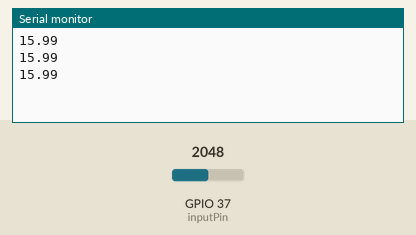
Bench run of a sketch on a simulated ESP32. On the bench: the last lines printed to the serial monitor. The inputs (shaded band) are chosen by the test bench; at power-on: GPIO 37 (inputPin) = 2048.

Above: at 1.3 s.
1.4 s: GPIO 37 (inputPin) set to 2866
At 1.9 s:
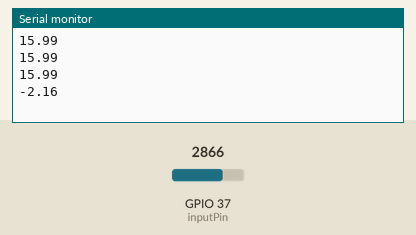
2.9 s: GPIO 37 (inputPin) set to 3603
At 3.4 s:
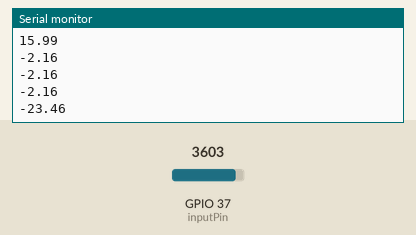
Timing chart, 0 to 5.9 s (numbered marks = the images above; inputs shaded):
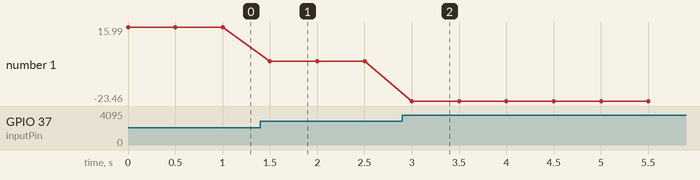

Measured:
- after the input at 1.4 s, the serial monitor: prints a new line after 0.10 s (image 1)
- after the input at 2.9 s, the serial monitor: prints a new line after 0.10 s (image 2)
- plotted number 1: 15.99 → -2.16 after the input at 1.4 s, -2.16 → -23.46 after the input at 2.9 s

The sketch:

3P04-DS0-M3-BasharatH.ino
```cpp
//Hamdan Basharat - 3P04 - coffeetemp_ESP32
  int inputPin = 37; //initializing variables
  float ADCValue;
  float R;
  float T;
  float To = 298.15;
  int Ro = 10000;
  int B = 3892;

void setup() {
  Serial.begin(115200);
}

void loop() {
  ADCValue = analogRead(inputPin); //reads the input pin
  R = Ro/(4095.0/ADCValue-1.0); //converts read value to a resistance
  T = (1/((1.0/To)+(1.0/B)*log(R/Ro)))-282.15; //Steinhart-Hart equation to calc temperature
  Serial.println(T); //outputs temperature to screen
  delay(500);
}
```
